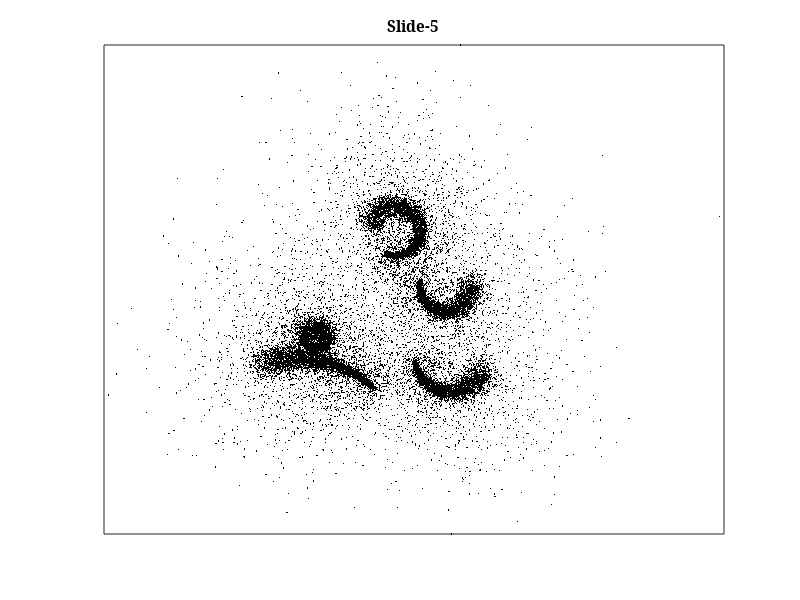

The MATLAB script that drew this image: (Note: this script raises an error after producing the figure.)
%% BME 6717: Clustering and Unsupervised Learning

% Goal: Automatically identify the number of nematodes present in each slide image.
% Background: Nematodes are a common model used in biology to study 
% physiological phenomenon including neural dynamics, social behavior, 
% memory, fear responses, and more. The complexity of the organism lies 
% in a “goldilocks” range such that it is simple enough to characterize 
% its behaviors and physiology comprehensively, and sophisticated enough 
% to exhibit classical behavioral responses relevant to higher organisms.
% Moreover, its simplicity allows assays to be conducted on a large scale,
% facilitating statistical robustness; however, the scale requires 
% substantial effort to catalogue the behavior of many organisms.
% 
% The dataset (NematodeImagesThresholded.mat) contains five slide 
% still-frame images of nematodes. The light microscope images were 
% thresholded based on pixel intensity, then set to 1 if the intensity
% was greater than the threshold and 0 otherwise. The data were then 
% reorganized for memory compression as a list of all normalized
% x-y coordinates of the “on” pixels in the slide image. We require an 
% analysis procedure capable of automatically identifying the number 
% of nematodes in each image.

clear
close all

load('NematodeImagesThresholded.mat');
%% Data Visualization
 
n=5; %slide number

slide = SlideGrab{n};

slideName=strcat('Slide-',num2str(n));

figure;
plot(slide(:,1),slide(:,2),'.k','Markersize',2)
title(slideName)
set(gca,'box','on','YTick',[],'Xtick',[],'FontName','Garamond'); axis equal

%saveas(gcf,strcat(slideName,'.png'))

%% k-distance graph from DBSCAN documentation
minpts=100;

kD = pdist2(slide,slide,'euc','Smallest',minpts);
figure;
plot(sort(kD(end,:)));
title('k-distance graph')
xlabel('Points sorted with 50th nearest distances')
ylabel('100th nearest distances')
grid
%% Clustering
epsilon = 53; %

idx = dbscan(slide,epsilon,minpts,Distance="cityblock");

clusterNum=length(unique(idx));


figure;
gscatter(slide(idx~=-1,1),slide(idx~=-1,2),idx(idx~=-1))
% gscatter(slide(:,1),slide(:,2),idx)
title({slideName,strcat('Number of nematodes=',num2str(clusterNum-1)),...
    strcat('epsilon=',num2str(epsilon))})
set(gca,'box','on','YTick',[],'Xtick',[],'FontName','Garamond','FontSize',10); axis equal
set(legend,'Visible','off');
saveas(gcf,strcat('clustered',slideName,'.png'))
%% Silhouette Measure
figure;
s=silhouette(slide,idx,'cityblock');
boxplot(s(idx~=-1));
title(strcat('Silhouette values for ',slideName))
saveas(gcf,strcat('box',slideName,'.png'))
